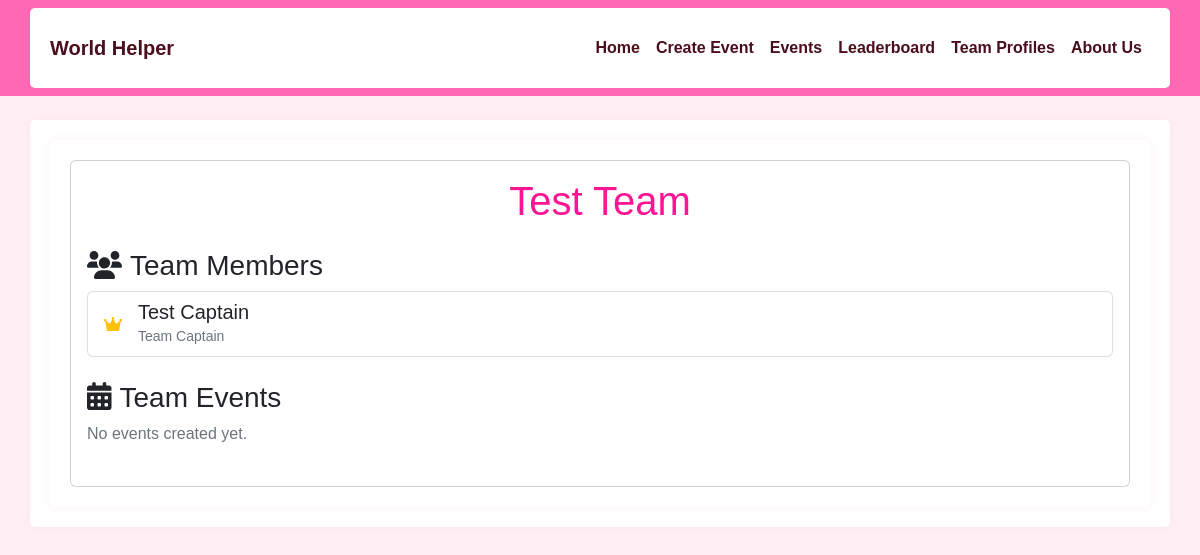
/team/1, run on the app's committed database.
### app/models.py (models this page shows)
class Team(db.Model):
    id = db.Column(db.Integer, primary_key=True)
    team_phrase = db.Column(db.String(100), nullable=False)
    name = db.Column(db.String(64), nullable=False)
    members = db.relationship('TeamMember', backref='team', lazy='dynamic')
    events = db.relationship('Event', backref='team', lazy='dynamic')

class TeamMember(db.Model):
    id = db.Column(db.Integer, primary_key=True)
    name = db.Column(db.String(64), nullable=False)
    team_id = db.Column(db.Integer, db.ForeignKey('team.id'), nullable=False)
    is_captain = db.Column(db.Boolean, default=False)
    __table_args__ = (
        db.UniqueConstraint('team_id', 'name', name='unique_member_per_team'),
    )

### app/main/routes.py (the view)
@bp.route('/team/<int:team_id>')
def team(team_id):
    team = Team.query.get_or_404(team_id)
    events_count = Event.query.filter_by(team_id=team_id).count()
    members_count = TeamMember.query.filter_by(team_id=team_id).count()
    events = Event.query.filter_by(team_id=team_id).all()
    return render_template('team.html',
                         team=team,
                         events=events,
                         events_count=events_count,
                         members_count=members_count)

### app/templates/team.html (shortened to what this page needs)
{% extends "base.html" %}
{% block content %}
<div class="container">
    <div class="card">
        <div class="card-body">
            <h1 class="card-title text-center mb-4">{{ team.name }}</h1>
            <div class="mb-4">
                <h3><i class="fas fa-users me-2"></i>Team Members</h3>
                <div class="list-group">
                    {% for member in team.members %}
                    <div class="list-group-item">
                        <div class="d-flex align-items-center">
                            <i class="fas {% if member.is_captain %}fa-crown text-warning{% else %}fa-user{% endif %} me-3"></i>
                            <div>
                                <h5 class="mb-0">{{ member.name }}</h5>
                                {% if member.is_captain %}
                                <small class="text-muted">Team Captain</small>
                                {% endif %}
                            </div>
                        </div>
                    </div>
                    {% endfor %}
                </div>
            </div>
            <div class="mb-4">
                <h3><i class="fas fa-calendar-alt me-2"></i>Team Events</h3>
                {% if events %}
                <div class="list-group">
                    {% for event in events %}
                    <div class="list-group-item">
                        <div class="d-flex justify-content-between align-items-center">
                            <div>
                                <h5 class="mb-1">{{ event.title }}</h5>
                                <small class="text-muted">{{ event.date.strftime('%B %d, %Y') }}</small>
                            </div>
                            <span class="badge bg-primary rounded-pill">{{ event.sdg_goal }}</span>
                        </div>
                        {% if event.description %}
                        <p class="mb-1">{{ event.description }}</p>
                        {% endif %}
                    </div>
                    {% endfor %}
                </div>
                {% else %}
                <p class="text-muted">No events created yet.</p>
                {% endif %}
            </div>
        </div>
    </div>
</div>
{% endblock %}

### app/static/css/custom.css (style rules this page uses)
body { font-family: 'Arial', sans-serif; background-color: #fff0f5; }
.container { background-color: #ffffff; border-radius: 5px; padding: 20px; box-shadow: 0 0 10px rgba(255, 105, 180, 0.1); }
h1 { color: #ff1493; margin-bottom: 20px; }

### data on the page
Team: name "Test Team"
TeamMember: is_captain True (drawn), name "Test Captain"
